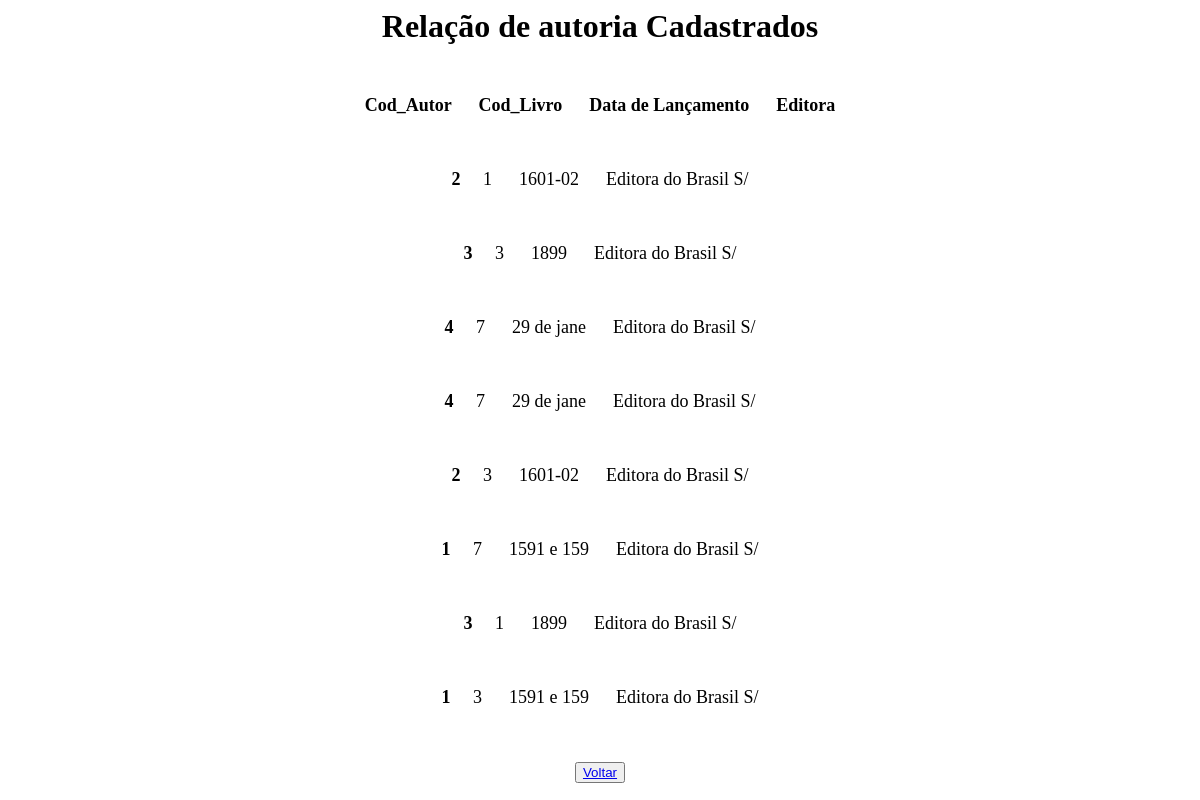
The app's page /Bruno/AcessoBd/BD_Autoria/php/listar_autoria.php, older data.
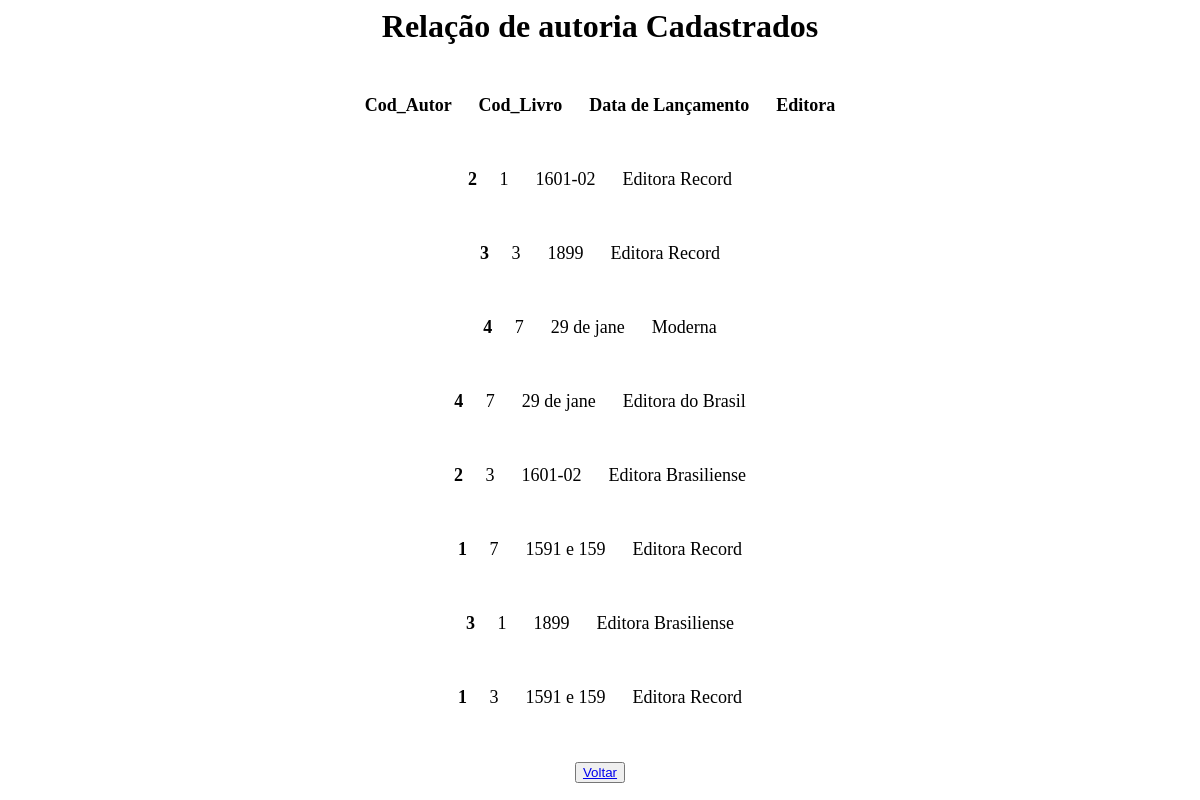
The same page, newer data.
### tables this page shows
CREATE TABLE `autoria` (
  `cod_livro` int(11) NOT NULL,
  `cod_autor` int(11) NOT NULL,
  `datalancamento` varchar(10) NOT NULL,
  `editoria` varchar(20) NOT NULL
);

### Bruno/AcessoBd/BD_Autoria/php/Autoria.php (called while the page is built, shortened)
<?php
class Autoria
{
   function listar()
   {
       try
       {
           $this-> conn = new Conectar();
           $sql = $this->conn->query("select * from autoria order by Editora");
           $sql->execute();
           return $sql->fetchAll();
       }
       catch(PDOException $exc)
       {
        echo "Erro ao executar consulta. " . $exc->getMessage();
       }
   }
}
?>

### Bruno/AcessoBd/BD_Autoria/php/listar_autoria.php (the view, shortened to what this page needs)
<!DOCTYPE html>
<html lang="pt-br">
<head>
</head>
<body>
<center><font face = "Century Gothic" size = "6"><b>Relação de autoria Cadastrados</b><br><br><font size = "4">
<?php
include_once 'Autoria.php';
$au = new Autoria();
$autori_bd=$au->listar();
?>
<b> Cod_Autor &nbsp;&nbsp;&nbsp;&nbsp; Cod_Livro &nbsp;&nbsp;&nbsp;&nbsp; Data de Lançamento &nbsp;&nbsp;&nbsp;&nbsp; Editora</b>
<?php
foreach($autori_bd as $autori_mostrar)
{
     ?>
     <br><br>
     <b> <?php echo $autori_mostrar[0]; ?></b>&nbsp;&nbsp;&nbsp;&nbsp;
         <?php echo $autori_mostrar[1]; ?>    &nbsp;&nbsp;&nbsp;&nbsp;
         <?php echo $autori_mostrar[2]; ?>    &nbsp;&nbsp;&nbsp;&nbsp;
         <?php echo $autori_mostrar[3]; ?>
     <?php
}
     echo "<br><br><button><a href = '../menu.html'> Voltar </a></button>";?>
    </body>
</html>

Row changes from the older to the newer data that the page shows:
removed autoria: cod_livro "2", cod_autor "1", datalancamento "1601-02", editoria "Editora do Brasil S/"
removed autoria: cod_livro "3", cod_autor "3", datalancamento "1899", editoria "Editora do Brasil S/"
removed autoria: cod_livro "4", cod_autor "7", datalancamento "29 de jane", editoria "Editora do Brasil S/"
removed autoria: cod_livro "4", cod_autor "7", datalancamento "29 de jane", editoria "Editora do Brasil S/"
removed autoria: cod_livro "2", cod_autor "3", datalancamento "1601-02", editoria "Editora do Brasil S/"
removed autoria: cod_livro "1", cod_autor "7", datalancamento "1591 e 159", editoria "Editora do Brasil S/"
removed autoria: cod_livro "3", cod_autor "1", datalancamento "1899", editoria "Editora do Brasil S/"
removed autoria: cod_livro "1", cod_autor "3", datalancamento "1591 e 159", editoria "Editora do Brasil S/"
added autoria: cod_livro "2", cod_autor "1", datalancamento "1601-02", editoria "Editora Record"
added autoria: cod_livro "3", cod_autor "3", datalancamento "1899", editoria "Editora Record"
added autoria: cod_livro "4", cod_autor "7", datalancamento "29 de jane", editoria "Moderna"
added autoria: cod_livro "4", cod_autor "7", datalancamento "29 de jane", editoria "Editora do Brasil"
added autoria: cod_livro "2", cod_autor "3", datalancamento "1601-02", editoria "Editora Brasiliense"
added autoria: cod_livro "1", cod_autor "7", datalancamento "1591 e 159", editoria "Editora Record"
added autoria: cod_livro "3", cod_autor "1", datalancamento "1899", editoria "Editora Brasiliense"
added autoria: cod_livro "1", cod_autor "3", datalancamento "1591 e 159", editoria "Editora Record"
